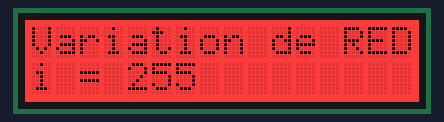
Bench run of a program on a simulated Arduino Uno, built with avr-gcc and run on an emulated ATmega328P. Parts: 16×2 character LCD. What the program prints to the serial monitor is not drawn.

Above: at 0.14 s.
At 0.82 s:
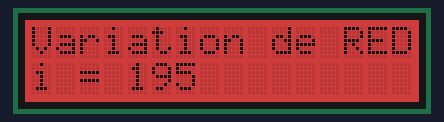
At 1.49 s:
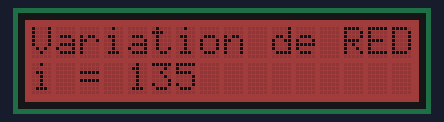
At 2.16 s:
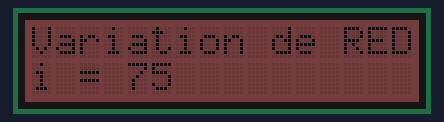
At 2.94 s:
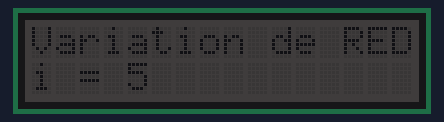
At 3.4 s:
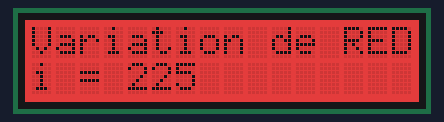

Measured:
- by itself, everything shown: repeats every 2.9 s, in 26 steps

The program:

main.cpp
```cpp
#include <Arduino.h>
/*
  Projet:  C:\Users\alin_\Documents\PlatformIO\Projects\Projet02\src
  Fichier: main.cpp
  Auteur:
  Date:    2025-01-28 17:06:27
-----------------------------------------------
  Description:

-----------------------------------------------
  M-A-J:
*/

#include "main.h"

rgb_lcd ecran;

void setup() {
  Serial.begin(VITESSE_UART);
  Serial.println(F("Début du programme ..."));
  ecran.begin(16,2);
} // setup()

void loop() {
  ecran.clear();
  ecran.print("Variation de RED");
  for (int i = 255; i > 0; i-=10)
    {
      ecran.setRGB(i,0,0);
      ecran.setCursor(0,1);
      ecran.print("i = ");
      ecran.setCursor(4,1);
      ecran.print("   ");
      ecran.setCursor(4,1);
      ecran.print(i);
      AFFICHER(i);AFFICHER("\n");
      delay(UN_COURT_MOMENT);
    }
} // loop()

// FIN DU FICHIER
```

main.h
```cpp
// main.h
#ifndef main_h
    #define main_h
    #define DEBUG
    #include <Arduino.h>
    #define VITESSE_UART 9600
    #include "rgb_lcd.h"
    #define UN_COURT_MOMENT  100

    #ifdef DEBUG
        #define AFFICHER(...)  Serial.print(__VA_ARGS__)
    #else
        #define AFFICHER
    #endif
#endif
```
